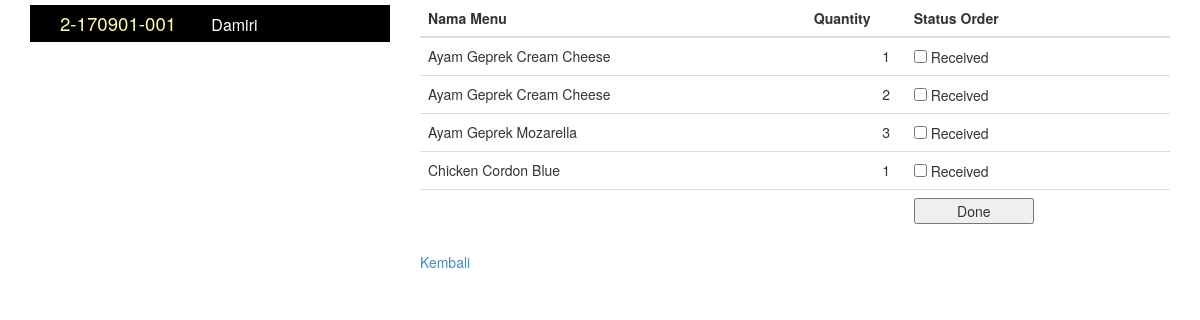
The page /kitchen/?oid=2-170901-001 on the database its author committed.
### tables this page shows
CREATE TABLE `menuOrder` (
  `order_id` varchar(13) DEFAULT NULL,
  `name` varchar(30) NOT NULL,
  `status` enum('unpaid','paid') DEFAULT 'unpaid',
  UNIQUE KEY `order_id` (`order_id`)
);

CREATE TABLE `orderList` (
  `orderList_id` int(5) unsigned NOT NULL AUTO_INCREMENT,
  `order_id` varchar(13) DEFAULT NULL,
  `menu_id` int(3) unsigned zerofill DEFAULT NULL,
  `orderList_status` enum('received','delivered') DEFAULT 'received',
  `qty` int(3) DEFAULT '1',
  PRIMARY KEY (`orderList_id`)
);

CREATE TABLE `menuList` (
  `menu_id` int(3) unsigned zerofill NOT NULL AUTO_INCREMENT,
  `cat` enum('Makanan','Minuman','Camilan') DEFAULT 'Makanan',
  `nama` varchar(50) NOT NULL,
  `harga` int(5) NOT NULL DEFAULT '0',
  `diskon` float(5,2) DEFAULT '0.00',
  `photo` tinytext,
  `todayMenu` enum('0','1') DEFAULT '0',
  `stok` int(3) DEFAULT '0',
  PRIMARY KEY (`menu_id`)
);

### lib/class.crud.inc.php (called while the page is built, shortened)
<?php
class dbcrud
{
   function transact($sql,$data=array()){
	   include('koneksi.inc.php');
	   $tqry=$conn->prepare($sql);
	   $tqry->execute($data);
	   return($tqry);
   }
   function pickup2($cols,$table,$keysets,$order){
	   $sql = "SELECT $cols FROM $table
			   WHERE $keysets ORDER BY $order LIMIT ".rows;
	   $qry = $this->transact($sql);
	   $data = array();
	   while($rs = $qry->fetch()){
		   array_push($data,$rs);
	   }
	   return($data);
   }
}
?>

### kitchen/menuOrder.php (the view, shortened to what this page needs)
<table class="table table-sm">
  <thead>
    <tr>
      <th>Nama Menu</th>
      <th>Quantity</th>
      <th>Status Order</th>
    </tr>
  </thead>
  <tbody>
	<?php
	$menu = $cook->pickup2(	'orderList_id olid, menuList.nama,
							 orderList_status status,orderList.qty',
							'orderList, menuList',"order_id='".$_GET['oid']."' &&
							 menuList.menu_id = orderList.menu_id",'nama');
	$i=0;
	while($i < count($menu)){
		if( $menu[$i]['status'] == 'received'){
			$ordStatus = "<input type='checkbox' name='olid'
			value='".$menu[$i]['olid']."'> Received";
		}else{
			$ordStatus = "Done";
		}
		echo "
		<tr>
		  <td>".$menu[$i]['nama']."</td>
		  <td width='100' align='right'>".$menu[$i]['qty']."&nbsp;&nbsp;</td>
		  <td>".$ordStatus."</td>
		</tr>
		";
		$i++;
	}
	?>
    <tr>
      <td colspan='2' align='right'>&nbsp;</td>
      <td>
        <button style="width: 120px" onClick='orderDone()'>Done</button>
      </td>
    </tr>
  </tbody>
</table>
<div>
  <cener>
    <a href="./">Kembali</a>
  </cener>
</div>

### lib/class.kitchen.inc.php
<?php
require("class.crud.inc.php");
class kitchen extends dbcrud
{
	function orderin(){
		$sql = "SELECT order_id,name FROM menuOrder WHERE status='unpaid'
				ORDER BY order_id";
		$qry = $this->transact($sql);
		while($rs = $qry->fetch()){
			echo "
			<div class='orderList'>
			<p class='orderId'>
			<a href='./?oid=".$rs['order_id']."'>".$rs['order_id']."</a>
			</p>
			<p class='customer'>".$rs['name']."</p>
			</div>
			";
		}
	}
}
?>

### css/cafe.css (style rules this page uses)
.orderList { background: #000; color: #FFF; padding: 5px 15px; margin: 5px 0px; }
.orderList p { display: inline; padding: 10px; margin: 0px 5px; }
.orderList p a { color: #FFFF99; text-decoration:none; }
.orderId { min-width: 200px; width:50%; font-size: 14pt; }
.customer { min-width: 200px; font-size: 12pt; }

### rows shown on the page
menuorder: order_id "2-170901-001", name "Damiri"
orderlist: menu.nama "Ayam Geprek Cream Cheese", qty "1"
orderlist: menu.nama "Ayam Geprek Cream Cheese", qty "2"
orderlist: menu.nama "Ayam Geprek Mozarella", qty "3"
orderlist: menu.nama "Chicken Cordon Blue", qty "1"
